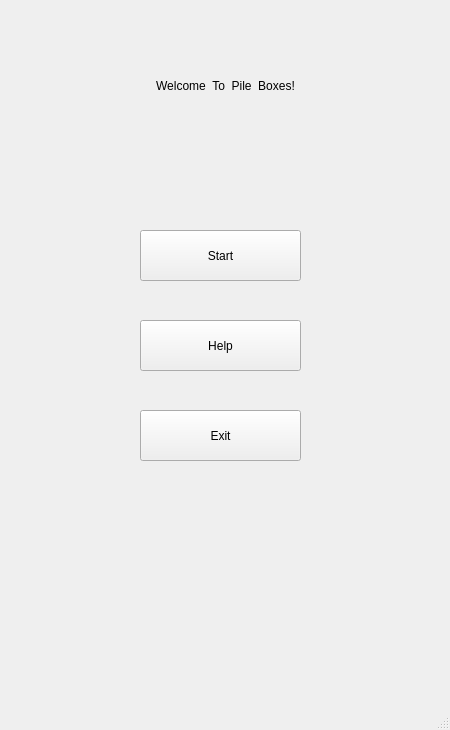
<?xml version="1.0" encoding="UTF-8"?>
<ui version="4.0">
 <class>MainWindow</class>
 <widget class="QMainWindow" name="MainWindow">
  <property name="geometry">
   <rect>
    <x>0</x>
    <y>0</y>
    <width>450</width>
    <height>730</height>
   </rect>
  </property>
  <property name="windowTitle">
   <string>Pile Boxes</string>
  </property>
  <widget class="QWidget" name="centralwidget">
   <widget class="QPushButton" name="exitButton">
    <property name="geometry">
     <rect>
      <x>140</x>
      <y>410</y>
      <width>161</width>
      <height>51</height>
     </rect>
    </property>
    <property name="styleSheet">
     <string notr="true">font: 15pt &quot;Microsoft YaHei UI&quot;;</string>
    </property>
    <property name="text">
     <string>Exit</string>
    </property>
   </widget>
   <widget class="QPushButton" name="helpButton">
    <property name="geometry">
     <rect>
      <x>140</x>
      <y>320</y>
      <width>161</width>
      <height>51</height>
     </rect>
    </property>
    <property name="styleSheet">
     <string notr="true">font: 15pt &quot;Microsoft YaHei UI&quot;;</string>
    </property>
    <property name="text">
     <string>Help</string>
    </property>
   </widget>
   <widget class="QPushButton" name="startButton">
    <property name="geometry">
     <rect>
      <x>140</x>
      <y>230</y>
      <width>161</width>
      <height>51</height>
     </rect>
    </property>
    <property name="styleSheet">
     <string notr="true">font: 15pt &quot;Microsoft YaHei UI&quot;;</string>
    </property>
    <property name="text">
     <string>Start</string>
    </property>
   </widget>
   <widget class="QLabel" name="label">
    <property name="geometry">
     <rect>
      <x>0</x>
      <y>0</y>
      <width>451</width>
      <height>171</height>
     </rect>
    </property>
    <property name="styleSheet">
     <string notr="true">font: 18pt &quot;Microsoft YaHei UI&quot;;</string>
    </property>
    <property name="text">
     <string>Welcome  To  Pile  Boxes!</string>
    </property>
    <property name="alignment">
     <set>Qt::AlignCenter</set>
    </property>
   </widget>
  </widget>
  <widget class="QMenuBar" name="menubar">
   <property name="geometry">
    <rect>
     <x>0</x>
     <y>0</y>
     <width>450</width>
     <height>26</height>
    </rect>
   </property>
  </widget>
  <widget class="QStatusBar" name="statusbar"/>
 </widget>
 <resources/>
 <connections/>
</ui>
